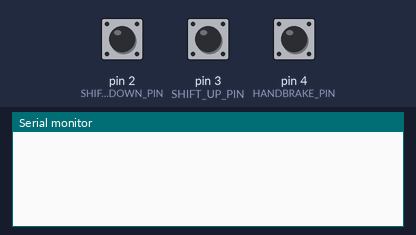
Simulated run of this sketch. Board: Arduino Uno, built with avr-gcc and run on an emulated ATmega328P. On the bench: the last lines printed to the serial monitor. The inputs (shaded band) are chosen by the test bench; at power-on: pin 2 (SHIFT_DOWN_PIN) HIGH, pin 3 (SHIFT_UP_PIN) HIGH, pin 4 (HANDBRAKE_PIN) HIGH.

Above: at 1.2 s.
1.3 s: pin 2 (SHIFT_DOWN_PIN) pulled LOW for 0.15 s
At 2.6 s:
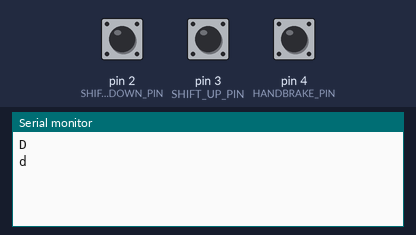
2.9 s: pin 3 (SHIFT_UP_PIN) pulled LOW for 0.15 s
At 4.1 s:
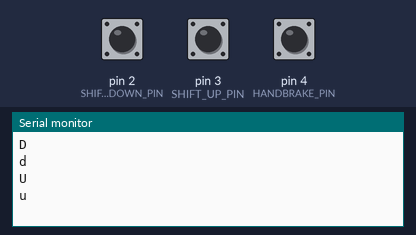
4.5 s: pin 4 (HANDBRAKE_PIN) pulled LOW for 0.15 s
At 5.3 s:
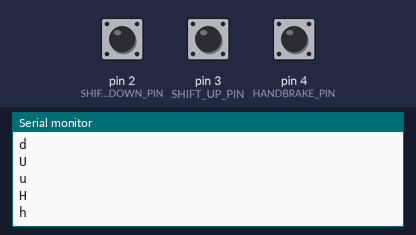

The sketch:

shifter.ino
```cpp
#define SHIFT_DOWN_PIN 2
#define SHIFT_UP_PIN 3
#define HANDBRAKE_PIN 4

bool is_handbrake_active = false;
bool is_shift_up_active = false;
bool is_shift_down_active = false;

const unsigned long DEBOUNCE_DELAY = 100;

struct Button {
  uint8_t pin;
  bool* state_ptr;
  const char* press_message;
  const char* release_message;
};

const Button buttons[] = {
  {SHIFT_DOWN_PIN, &is_shift_down_active, "D", "d"},
  {SHIFT_UP_PIN, &is_shift_up_active, "U", "u"},
  {HANDBRAKE_PIN, &is_handbrake_active, "H", "h"}
};
const uint8_t BUTTON_COUNT = sizeof(buttons) / sizeof(buttons[0]);

void handleButton(const Button& btn) {
  int current_state = digitalRead(btn.pin);

  if (current_state == LOW) {
    delay(DEBOUNCE_DELAY);

    if (digitalRead(btn.pin) == LOW) {
      if (*btn.state_ptr == false) {
        Serial.println(btn.press_message);
        *btn.state_ptr = true;
      }

      while (digitalRead(btn.pin) == LOW) {
        delay(10);
      }
    }
  }
  else {
    if (*btn.state_ptr == true) {
      Serial.println(btn.release_message);
      *btn.state_ptr = false;
    }
  }
}

void setup() {
  Serial.begin(115200);

  for (uint8_t i = 0; i < BUTTON_COUNT; i++) {
    pinMode(buttons[i].pin, INPUT_PULLUP);
  }
}

void loop() {
  for (uint8_t i = 0; i < BUTTON_COUNT; i++) {
    handleButton(buttons[i]);
  }

  // delay(10);
}
```

Measured:
- after the input at 1.3 s, the serial monitor: prints a new line after 0.10 s (image 1)
- after the input at 2.9 s, the serial monitor: prints a new line after 0.10 s (image 2)
- after the input at 4.5 s, the serial monitor: prints a new line after 0.10 s (image 3)
